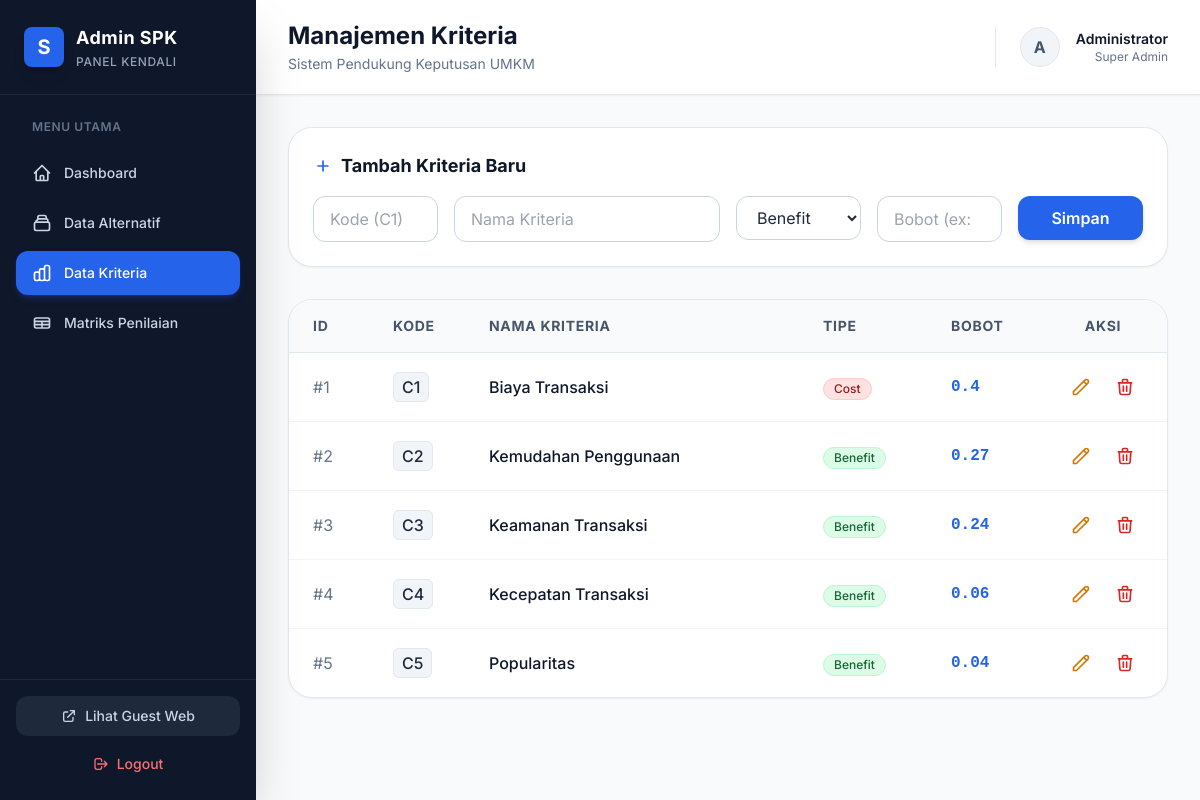
The page /admin_kriteria.php (signed in) on the database its author committed.
### tables this page shows
CREATE TABLE kriteria (
    id INT AUTO_INCREMENT PRIMARY KEY,
    kode VARCHAR(10) NOT NULL,
    nama VARCHAR(100) NOT NULL,
    tipe ENUM('Benefit', 'Cost') NOT NULL,
    bobot FLOAT NOT NULL
);

### admin_kriteria.php (the view, shortened to what this page needs)
<?php
require_once 'database.php';
$kriterias = $pdo->query("SELECT * FROM kriteria ORDER BY kode")->fetchAll(PDO::FETCH_ASSOC);
require_once 'admin_header.php';
?>
<div class="bg-white p-6 rounded-3xl border border-slate-200 shadow-sm mb-8">
    <h2 class="text-lg font-bold text-slate-900 mb-4 flex items-center">
        <svg class="w-5 h-5 mr-2 text-blue-600" fill="none" stroke="currentColor" viewBox="0 0 24 24"><path stroke-linecap="round" stroke-linejoin="round" stroke-width="2" d="M12 6v6m0 0v6m0-6h6m-6 0H6"></path></svg>
        Tambah Kriteria Baru
    </h2>
    <form method="POST" class="grid grid-cols-1 md:grid-cols-12 gap-4">
        <div class="md:col-span-2">
            <input type="text" name="kode" placeholder="Kode (C1)" required class="w-full border border-slate-300 px-4 py-2.5 rounded-xl focus:ring-2 focus:ring-blue-600 outline-none">
        </div>
        <div class="md:col-span-4">
            <input type="text" name="nama" placeholder="Nama Kriteria" required class="w-full border border-slate-300 px-4 py-2.5 rounded-xl focus:ring-2 focus:ring-blue-600 outline-none">
        </div>
        <div class="md:col-span-2">
            <select name="tipe" class="w-full border border-slate-300 px-4 py-2.5 rounded-xl bg-white focus:ring-2 focus:ring-blue-600 outline-none">
                <option value="Benefit">Benefit</option>
            </select>
        </div>
        <div class="md:col-span-2">
            <input type="number" step="0.01" name="bobot" placeholder="Bobot (ex: 0.25)" required class="w-full border border-slate-300 px-4 py-2.5 rounded-xl focus:ring-2 focus:ring-blue-600 outline-none">
        </div>
        <div class="md:col-span-2">
            <button type="submit" class="w-full bg-blue-600 text-white font-semibold px-4 py-2.5 rounded-xl hover:bg-blue-700 shadow-md transition">Simpan</button>
        </div>
    </form>
</div>
<div class="bg-white rounded-3xl border border-slate-200 shadow-sm overflow-hidden">
    <table class="w-full text-left border-collapse">
        <thead class="bg-slate-50 border-b border-slate-200 text-slate-600 text-sm font-semibold uppercase tracking-wider">
            <tr>
                <th class="py-4 px-6 w-20">ID</th>
                <th class="py-4 px-6 w-24">Kode</th>
                <th class="py-4 px-6">Nama Kriteria</th>
                <th class="py-4 px-6 w-32">Tipe</th>
                <th class="py-4 px-6 w-28">Bobot</th>
                <th class="py-4 px-6 w-32 text-center">Aksi</th>
            </tr>
        </thead>
        <tbody class="divide-y divide-slate-100">
            <?php foreach($kriterias as $k): ?>
            <tr class="hover:bg-slate-50 transition">
                <td class="py-4 px-6 text-slate-500">#<?= $k['id'] ?></td>
                <td class="py-4 px-6 font-medium text-slate-800"><span class="bg-slate-100 px-2 py-1 rounded-md border border-slate-200"><?= htmlspecialchars($k['kode']) ?></span></td>
                <td class="py-4 px-6 font-medium text-slate-900"><?= htmlspecialchars($k['nama']) ?></td>
                <td class="py-4 px-6">
                    <?php if($k['tipe'] == 'Benefit'): ?>
                        <span class="inline-flex items-center px-2.5 py-0.5 rounded-full text-xs font-medium bg-green-100 text-green-800 border border-green-200">Benefit</span>
                    <?php else: ?>
                        <span class="inline-flex items-center px-2.5 py-0.5 rounded-full text-xs font-medium bg-red-100 text-red-800 border border-red-200">Cost</span>
                    <?php endif; ?>
                </td>
                <td class="py-4 px-6 font-mono font-bold text-blue-600"><?= $k['bobot'] ?></td>
                <td class="py-4 px-6 flex justify-center gap-2">
                    <button onclick="editKrit(<?= $k['id'] ?>, '<?= $k['kode'] ?>', '<?= $k['nama'] ?>', '<?= $k['tipe'] ?>', <?= $k['bobot'] ?>)" class="p-2 text-amber-600 hover:bg-amber-50 rounded-lg transition" title="Edit">
                        <svg class="w-5 h-5" fill="none" stroke="currentColor" viewBox="0 0 24 24"><path stroke-linecap="round" stroke-linejoin="round" stroke-width="2" d="M15.232 5.232l3.536 3.536m-2.036-5.036a2.5 2.5 0 113.536 3.536L6.5 21.036H3v-3.572L16.732 3.732z"></path></svg>
                    </button>
                    <form method="POST" class="inline" onsubmit="return confirm('Hapus kriteria ini?');">
                        <button type="submit" class="p-2 text-red-600 hover:bg-red-50 rounded-lg transition" title="Hapus">
                            <svg class="w-5 h-5" fill="none" stroke="currentColor" viewBox="0 0 24 24"><path stroke-linecap="round" stroke-linejoin="round" stroke-width="2" d="M19 7l-.867 12.142A2 2 0 0116.138 21H7.862a2 2 0 01-1.995-1.858L5 7m5 4v6m4-6v6m1-10V4a1 1 0 00-1-1h-4a1 1 0 00-1 1v3M4 7h16"></path></svg>
                        </button>
                    </form>
                </td>
            </tr>
            <?php endforeach; ?>
        </tbody>
    </table>
</div>
<?php require_once 'admin_footer.php'; ?>

### admin_header.php (shortened to what this page needs)
<?php
$current_page = basename($_SERVER['PHP_SELF']);
?>
<!DOCTYPE html>
<html lang="id">
<head>
    <script src="https://cdn.tailwindcss.com"></script>
</head>
<body class="bg-slate-50 text-slate-800 flex h-screen overflow-hidden antialiased">
<aside class="w-64 bg-slate-900 text-slate-300 flex flex-col shadow-2xl z-20">
    <div class="p-6 border-b border-slate-800 flex items-center gap-3">
        <div class="w-10 h-10 bg-blue-600 rounded-lg flex items-center justify-center text-white font-bold text-xl shadow-lg">S</div>
        <div>
            <h2 class="text-lg font-bold text-white tracking-wide">Admin SPK</h2>
            <p class="text-slate-400 text-xs font-medium uppercase tracking-wider mt-0.5">Panel Kendali</p>
        </div>
    </div>
    <div class="px-4 py-6">
        <p class="px-4 text-xs font-semibold text-slate-500 uppercase tracking-wider mb-4">Menu Utama</p>
        <nav class="space-y-1.5">
            <a href="admin_dashboard.php" class="flex items-center px-4 py-3 rounded-xl transition-all <?= $current_page == 'admin_dashboard.php' ? 'bg-blue-600 text-white shadow-md shadow-blue-900/50' : 'hover:bg-slate-800 hover:text-white' ?>">
                <svg class="w-5 h-5 mr-3" fill="none" stroke="currentColor" viewBox="0 0 24 24"><path stroke-linecap="round" stroke-linejoin="round" stroke-width="2" d="M3 12l2-2m0 0l7-7 7 7M5 10v10a1 1 0 001 1h3m10-11l2 2m-2-2v10a1 1 0 01-1 1h-3m-6 0a1 1 0 001-1v-4a1 1 0 011-1h2a1 1 0 011 1v4a1 1 0 001 1m-6 0h6"></path></svg>
                <span class="font-medium text-sm">Dashboard</span>
            </a>
            <a href="admin_alternatif.php" class="flex items-center px-4 py-3 rounded-xl transition-all <?= $current_page == 'admin_alternatif.php' ? 'bg-blue-600 text-white shadow-md shadow-blue-900/50' : 'hover:bg-slate-800 hover:text-white' ?>">
                <svg class="w-5 h-5 mr-3" fill="none" stroke="currentColor" viewBox="0 0 24 24"><path stroke-linecap="round" stroke-linejoin="round" stroke-width="2" d="M19 11H5m14 0a2 2 0 012 2v6a2 2 0 01-2 2H5a2 2 0 01-2-2v-6a2 2 0 012-2m14 0V9a2 2 0 00-2-2M5 11V9a2 2 0 002-2m0 0V5a2 2 0 012-2h6a2 2 0 012 2v2M7 7h10"></path></svg>
                <span class="font-medium text-sm">Data Alternatif</span>
            </a>
            <a href="admin_kriteria.php" class="flex items-center px-4 py-3 rounded-xl transition-all <?= $current_page == 'admin_kriteria.php' ? 'bg-blue-600 text-white shadow-md shadow-blue-900/50' : 'hover:bg-slate-800 hover:text-white' ?>">
                <span class="font-medium text-sm">Data Kriteria</span>
            </a>
            <a href="admin_matriks.php" class="flex items-center px-4 py-3 rounded-xl transition-all <?= $current_page == 'admin_matriks.php' ? 'bg-blue-600 text-white shadow-md shadow-blue-900/50' : 'hover:bg-slate-800 hover:text-white' ?>">
                <svg class="w-5 h-5 mr-3" fill="none" stroke="currentColor" viewBox="0 0 24 24"><path stroke-linecap="round" stroke-linejoin="round" stroke-width="2" d="M3 10h18M3 14h18m-9-4v8m-7 0h14a2 2 0 002-2V8a2 2 0 00-2-2H5a2 2 0 00-2 2v8a2 2 0 002 2z"></path></svg>
                <span class="font-medium text-sm">Matriks Penilaian</span>
            </a>
        </nav>
    </div>
    <div class="mt-auto p-4 border-t border-slate-800">
        <a href="index.php" target="_blank" class="flex items-center justify-center w-full bg-slate-800 hover:bg-slate-700 text-slate-300 hover:text-white px-4 py-2.5 rounded-xl text-sm font-medium transition mb-2">
            <svg class="w-4 h-4 mr-2" fill="none" stroke="currentColor" viewBox="0 0 24 24"><path stroke-linecap="round" stroke-linejoin="round" stroke-width="2" d="M10 6H6a2 2 0 00-2 2v10a2 2 0 002 2h10a2 2 0 002-2v-4M14 4h6m0 0v6m0-6L10 14"></path></svg>
            Lihat Guest Web
        </a>
        <a href="logout.php" class="flex items-center justify-center w-full text-red-400 hover:text-red-300 hover:bg-red-900/20 px-4 py-2.5 rounded-xl text-sm font-medium transition">
            <svg class="w-4 h-4 mr-2" fill="none" stroke="currentColor" viewBox="0 0 24 24"><path stroke-linecap="round" stroke-linejoin="round" stroke-width="2" d="M17 16l4-4m0 0l-4-4m4 4H7m6 4v1a3 3 0 01-3 3H6a3 3 0 01-3-3V7a3 3 0 013-3h4a3 3 0 013 3v1"></path></svg>
            Logout
        </a>
    </div>
</aside>
<div class="flex-1 flex flex-col h-screen overflow-hidden bg-slate-50">
    <header class="bg-white px-8 py-5 shadow-sm border-b border-slate-200 flex justify-between items-center z-10">
        <div>
            <h1 class="text-2xl font-bold text-slate-900">
                <?php
                if($current_page == 'admin_dashboard.php') echo 'Dashboard Overview';
                elseif($current_page == 'admin_alternatif.php') echo 'Manajemen Alternatif';
                elseif($current_page == 'admin_kriteria.php') echo 'Manajemen Kriteria';
                elseif($current_page == 'admin_matriks.php') echo 'Matriks Keputusan TOPSIS';
                ?>
            </h1>
            <p class="text-sm text-slate-500 mt-0.5">Sistem Pendukung Keputusan UMKM</p>
        </div>
        <div class="flex items-center gap-4 border-l border-slate-200 pl-6">
            <div class="w-10 h-10 rounded-full bg-slate-100 flex items-center justify-center text-slate-600 font-bold border border-slate-200">
                A
            </div>
            <div class="hidden md:block text-right">
                <p class="text-sm font-semibold text-slate-900">Administrator</p>
                <p class="text-xs text-slate-500">Super Admin</p>
            </div>
        </div>
    </header>
    <main class="flex-1 overflow-y-auto p-8 relative">

### admin_footer.php
    </main>
</div>
</body>
</html>

### admin_header.php (style rules this page uses)
body { font-family: 'Inter', sans-serif; }

### rows shown on the page
kriteria: id "1", kode "C1", nama "Biaya Transaksi", tipe "Cost", bobot "0.4"
kriteria: id "2", kode "C2", nama "Kemudahan Penggunaan", tipe "Benefit", bobot "0.27"
kriteria: id "3", kode "C3", nama "Keamanan Transaksi", tipe "Benefit", bobot "0.24"
kriteria: id "4", kode "C4", nama "Kecepatan Transaksi", tipe "Benefit", bobot "0.06"
kriteria: id "5", kode "C5", nama "Popularitas", tipe "Benefit", bobot "0.04"
